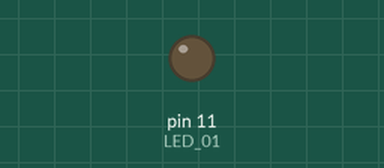
Recording of a sketch running on a simulated Arduino Uno, built with avr-gcc and run on an emulated ATmega328P. On the bench: output pins drawn as LEDs (lit = HIGH).

Above: at 2.5 s.
At 7.5 s:
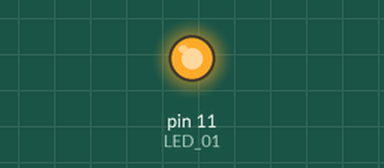
Timing chart, 0 to 13.0 s (numbered marks = the images above):
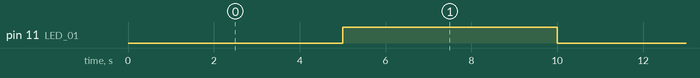

The sketch:

Blink_Millis.ino
```cpp
#define LED_01 11

unsigned long previousMillis = 0;  /* Armazena o último tempo em que o LED mudou de estado */
const long interval = 5000;        /* Intervalo de tempo para o LED mudar de estado (5 segundos) */

void setup() {
  pinMode(LED_01, OUTPUT);
}

void loop() {
  unsigned long currentMillis = millis();

  /* Verifica se o tempo decorrido é maior que o intervalo desejado */
  if (currentMillis - previousMillis >= interval) {
    previousMillis = currentMillis;  /* Atualiza o tempo da última mudança */

    /* Alterna o estado do LED */
    digitalWrite(LED_01, !digitalRead(LED_01));
  }
}
```

Measured:
- by itself, pin 11 (LED_01): alternates HIGH for 5.0 s and LOW for 5.0 s
